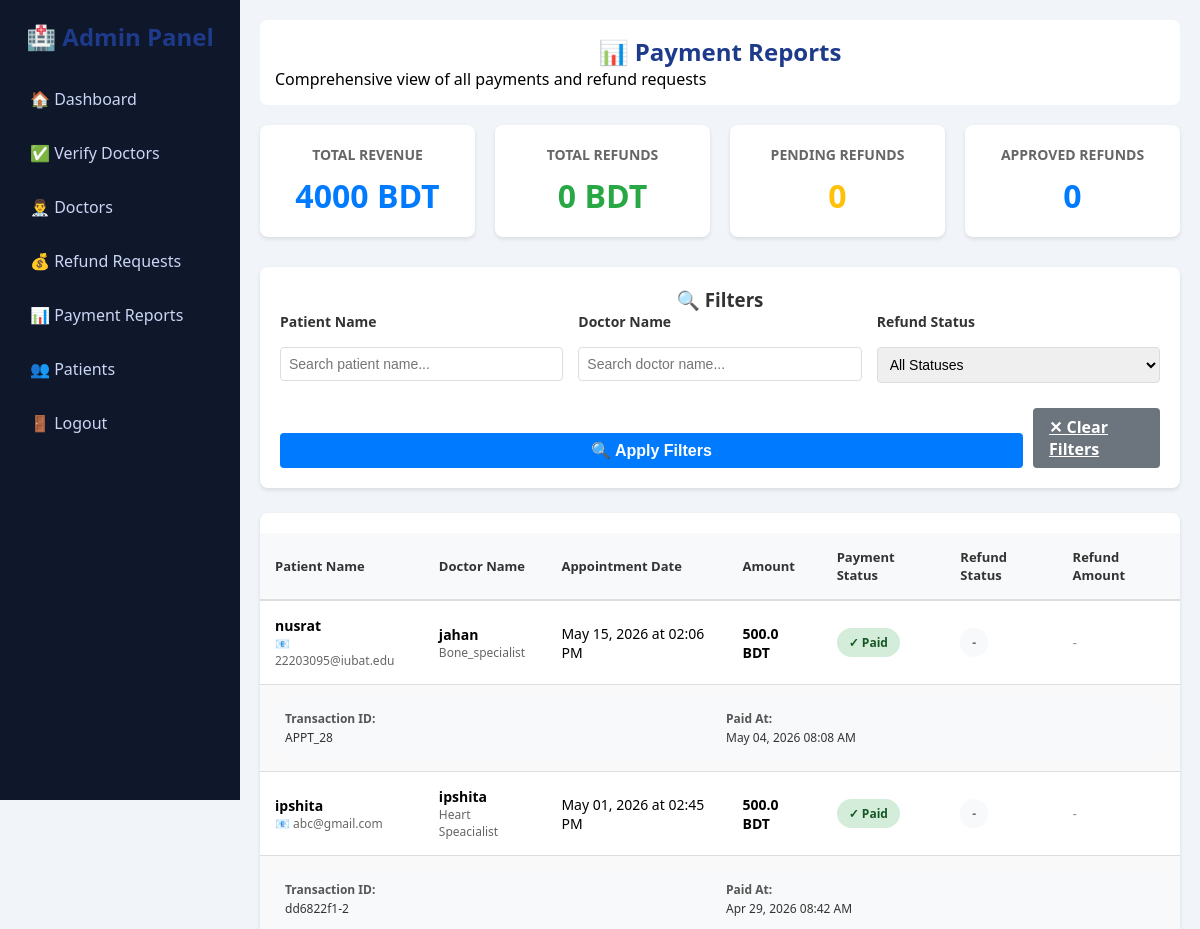
/admin-payment-reports/ (signed in, upper part), run on an earlier commit of the app's database.
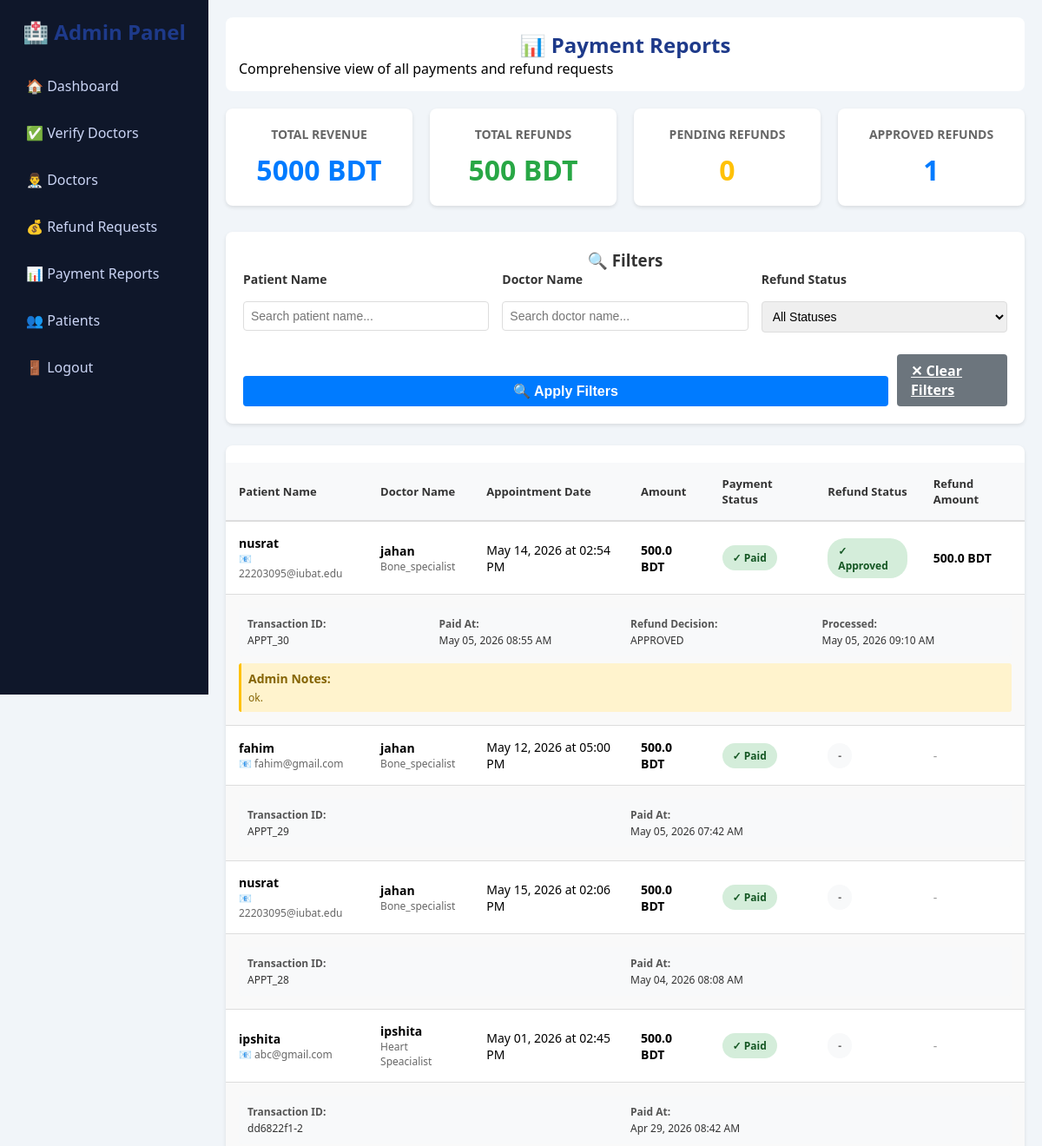
And on a later commit of the database.
### accounts/models.py (models this page shows, shortened)
class Payment(models.Model):
    REFUND_STATUS_CHOICES = (
        ('none', 'No Refund'),
        ('requested', 'Refund Requested'),
        ('approved', 'Refund Approved'),
        ('rejected', 'Refund Rejected'),
        ('completed', 'Refund Completed'),
    )
    appointment = models.OneToOneField(Appointment, on_delete=models.CASCADE)
    amount = models.FloatField(default=500)
    is_paid = models.BooleanField(default=False)
    transaction_id = models.CharField(max_length=100, blank=True)
    paid_at = models.DateTimeField(auto_now_add=True)
    refund_status = models.CharField(max_length=20, choices=REFUND_STATUS_CHOICES, default='none')
    refund_requested_at = models.DateTimeField(null=True, blank=True)
    refund_amount = models.FloatField(null=True, blank=True)
    refund_reason = models.TextField(blank=True)
    refund_admin_notes = models.TextField(blank=True)
    refund_processed_at = models.DateTimeField(null=True, blank=True)

class Appointment(models.Model):
    STATUS_CHOICES = (
        ('pending', 'Pending'),
        ('approved', 'Approved'),
        ('rejected', 'Rejected'),
        ('cancelled', 'Cancelled'),
    )
    CONSULTATION_CHOICES = (
        ('upcoming', 'Upcoming'),
        ('consulted', 'Consulted'),
        ('no-show', 'No Show'),
    )
    patient = models.ForeignKey(
        CustomUser,
        on_delete=models.CASCADE,
        related_name='patient_appointments',
        limit_choices_to={'role': 'patient'}
    )
    doctor = models.ForeignKey(
        CustomUser,
        on_delete=models.CASCADE,
        related_name='doctor_appointments',
        limit_choices_to={'role': 'doctor'}
    )
    date = models.DateField()
    time = models.TimeField()
    status = models.CharField(max_length=10, choices=STATUS_CHOICES, default='pending')
    consultation_status = models.CharField(max_length=20, choices=CONSULTATION_CHOICES, default='upcoming')
    created_at = models.DateTimeField(auto_now_add=True)

class CustomUser(AbstractUser):
    ROLE_CHOICES = (
        ('doctor', 'Doctor'),
        ('patient', 'Patient'),
        ('admin', 'Admin'),
    )
    role = models.CharField(max_length=10, choices=ROLE_CHOICES)
    phone = models.CharField(max_length=15)
    specialization = models.CharField(max_length=100, blank=True, null=True)
    age = models.IntegerField(blank=True, null=True)
    bio = models.TextField(blank=True)
    profile_image = models.ImageField(upload_to='profiles/', default='default.png')
    is_verified = models.BooleanField(default=False)

### accounts/views.py (the view)
# urls.py: path('admin-payment-reports/', views.admin_payment_reports, name='admin_payment_reports'),
@login_required
def admin_payment_reports(request):
    if not request.user.is_superuser:
        return redirect('login')
    payments = Payment.objects.all().select_related('appointment__patient', 'appointment__doctor').order_by('-paid_at')
    patient_filter = request.GET.get('patient')
    doctor_filter = request.GET.get('doctor')
    refund_status_filter = request.GET.get('refund_status')
    if patient_filter:
        payments = payments.filter(appointment__patient__username__icontains=patient_filter)
    if doctor_filter:
        payments = payments.filter(appointment__doctor__username__icontains=doctor_filter)
    if refund_status_filter:
        payments = payments.filter(refund_status=refund_status_filter)
    total_revenue = sum(p.amount for p in payments if p.is_paid)
    total_refunds = sum(p.refund_amount for p in payments if p.refund_status == 'approved')
    pending_refunds = payments.filter(refund_status='requested').count()
    approved_refunds = payments.filter(refund_status='approved').count()
    context = {
        'payments': payments,
        'total_revenue': total_revenue,
        'total_refunds': total_refunds,
        'pending_refunds': pending_refunds,
        'approved_refunds': approved_refunds,
    }
    return render(request, 'admin_payment_reports.html', context)

### templates/admin_payment_reports.html (shortened to what the changed rows need)
{% load static %}
<!DOCTYPE html>
<html lang="en">
<head>
    <link rel="stylesheet" href="{% static 'css/style.css' %}">
    <link rel="stylesheet" href="{% static 'css/dashboard_extra.css' %}">
</head>
<body>
<div class="dashboard">
    <div class="sidebar">
        <h2>🏥 Admin Panel</h2>
    </div>
    <div class="main">
        <div class="topbar">
            <h2>📊 Payment Reports</h2>
        </div>
        <div class="stats-grid">
            <div class="stat-card">
                <h4>Total Revenue</h4>
                <div class="value">{{ total_revenue|floatformat:0 }} BDT</div>
            </div>
            <div class="stat-card refunded">
                <h4>Total Refunds</h4>
                <div class="value">{{ total_refunds|floatformat:0 }} BDT</div>
            </div>
            <div class="stat-card">
                <h4>Approved Refunds</h4>
                <div class="value">{{ approved_refunds }}</div>
            </div>
        </div>
        {% if payments %}
            <div class="table-container">
                <table>
                    <thead>
                        <tr>
                            <th>Patient Name</th>
                            <th>Doctor Name</th>
                            <th>Appointment Date</th>
                            <th>Amount</th>
                            <th>Payment Status</th>
                            <th>Refund Status</th>
                            <th>Refund Amount</th>
                        </tr>
                    </thead>
                    <tbody>
                        {% for payment in payments %}
                            <tr>
                                <td>
                                    <strong>{{ payment.appointment.patient.get_full_name|default:payment.appointment.patient.username }}</strong>
                                    <div style="font-size: 12px; color: #666;">📧 {{ payment.appointment.patient.email }}</div>
                                </td>
                                <td>
                                    <strong>{{ payment.appointment.doctor.get_full_name|default:payment.appointment.doctor.username }}</strong>
                                    <div style="font-size: 12px; color: #666;">{{ payment.appointment.doctor.specialization|default:"N/A" }}</div>
                                </td>
                                <td>{{ payment.appointment.date|date:"M d, Y" }} at {{ payment.appointment.time|time:"h:i A" }}</td>
                                <td><strong>{{ payment.amount }} BDT</strong></td>
                                <td>
                                    {% if payment.is_paid %}
                                        <span class="status-badge status-paid">✓ Paid</span>
                                    {% else %}
                                        <span class="status-badge" style="background: #f8f9fa; color: #666;">⏳ Pending</span>
                                    {% endif %}
                                </td>
                                <td>
                                    {% if payment.refund_status == 'none' %}
                                        <span class="status-badge" style="background: #f8f9fa; color: #666;">-</span>
                                    {% elif payment.refund_status == 'requested' %}
                                        <span class="status-badge status-refund-requested">🕐 Requested</span>
                                    {% elif payment.refund_status == 'approved' %}
                                        <span class="status-badge status-refund-approved">✓ Approved</span>
                                    {% elif payment.refund_status == 'rejected' %}
                                        <span class="status-badge status-refund-rejected">✕ Rejected</span>
                                    {% endif %}
                                </td>
                                <td>
                                    {% if payment.refund_amount %}
                                        <strong>{{ payment.refund_amount }} BDT</strong>
                                    {% else %}
                                        <span style="color: #999;">-</span>
                                    {% endif %}
                                </td>
                            </tr>
                            <tr style="background: #f9f9f9;">
                                <td colspan="7">
                                    <div class="details-row">
                                        <div class="detail-item">
                                            <span class="label">Transaction ID:</span>
                                            <span class="value">{{ payment.transaction_id|default:"N/A" }}</span>
                                        </div>
                                        <div class="detail-item">
                                            <span class="label">Paid At:</span>
                                            <span class="value">{{ payment.paid_at|date:"M d, Y h:i A" }}</span>
                                        </div>
                                        {% if payment.refund_status == 'requested' %}
                                            <div class="detail-item">
                                                <span class="label">Refund Requested:</span>
                                                <span class="value">{{ payment.refund_requested_at|date:"M d, Y h:i A" }}</span>
                                            </div>
                                            <div class="detail-item">
                                                <span class="label">Reason:</span>
                                                <span class="value">{{ payment.refund_reason|truncatewords:5 }}</span>
                                            </div>
                                        {% elif payment.refund_status in 'approved|rejected' %}
                                            <div class="detail-item">
                                                <span class="label">Refund Decision:</span>
                                                <span class="value">{{ payment.refund_status|upper }}</span>
                                            </div>
                                            <div class="detail-item">
                                                <span class="label">Processed:</span>
                                                <span class="value">{{ payment.refund_processed_at|date:"M d, Y h:i A" }}</span>
                                            </div>
                                        {% endif %}
                                    </div>
                                    {% if payment.refund_admin_notes %}
                                        <div style="background: #fff3cd; border-left: 3px solid #ffc107; padding: 8px; margin-top: 8px; border-radius: 3px;">
                                            <strong style="color: #856404;">Admin Notes:</strong>
                                            <div style="color: #856404; font-size: 12px; margin-top: 4px;">{{ payment.refund_admin_notes }}</div>
                                        </div>
                                    {% endif %}
                                </td>
                            </tr>
                        {% endfor %}
                    </tbody>
                </table>
            </div>
        {% else %}
            <div class="empty-state">
                <div class="empty-state-icon">📊</div>
                <h3>No Payment Records Found</h3>
                <p>Try adjusting your filters or check back later.</p>
            </div>
        {% endif %}
    </div>
</div>
</body>
</html>

What changed in the data, as far as the page shows it:
added Payment: appointment.patient.get_full_name "nusrat", appointment.patient.email "22203095@iubat.edu", appointment.doctor.get_full_name "jahan", appointment.doctor.specialization "Bone_specialist", appointment "May 14, 2026", appointment.time "02:54 PM", amount "500.0", is_paid "✓ Paid", shows "✓ Approved", refund_amount "500.0", transaction_id "APPT_30", paid_at "May 05, 2026 08:55 AM", refund_status "APPROVED", refund_processed_at "May 05, 2026 09:10 AM", refund_admin_notes "ok."
added Payment: appointment.patient.get_full_name "fahim", appointment.patient.email "fahim@gmail.com", appointment.doctor.get_full_name "jahan", appointment.doctor.specialization "Bone_specialist", appointment "May 12, 2026", appointment.time "05:00 PM", amount "500.0", is_paid "✓ Paid", transaction_id "APPT_29", paid_at "May 05, 2026 07:42 AM"
Also different on the page:
{{ total_revenue|floatformat:0 }}: "4000" → "5000"
{{ total_refunds|floatformat:0 }}: "0" → "500"
{{ approved_refunds }}: "0" → "1"
